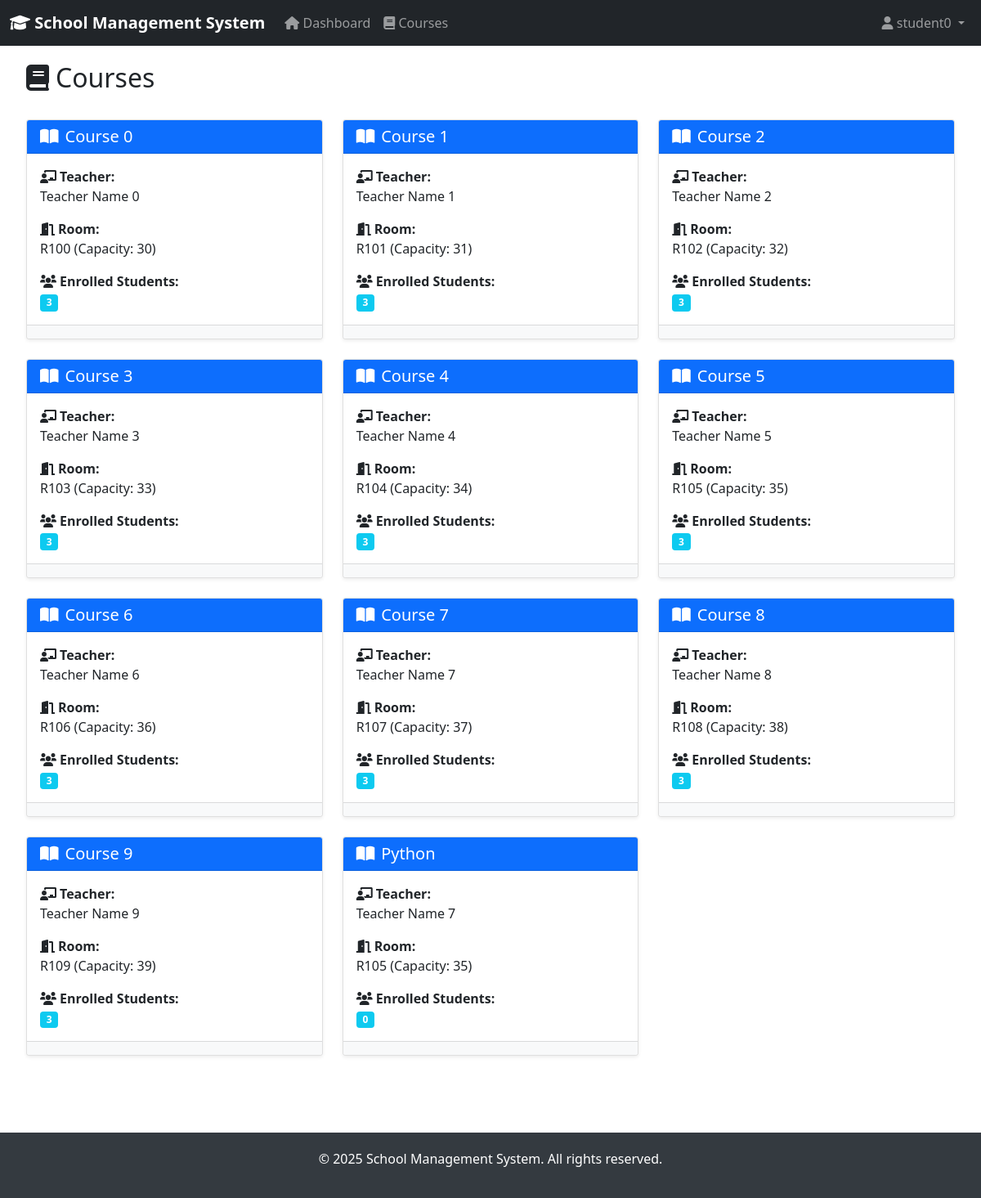
Screenshot of /students/courses/ (signed in) with the database file from the repository.
### students/models.py (models this page shows, shortened)
class Course(models.Model):
    id = models.AutoField(primary_key=True)
    course_name = models.CharField(max_length=100)
    teacher = models.ForeignKey(Teacher, on_delete=models.CASCADE)
    room = models.ForeignKey(Room, on_delete=models.CASCADE)
    students = models.ManyToManyField(Student, through='CourseRegistration')
    class Meta:
        ordering = ['course_name']

class Teacher(models.Model):
    id = models.AutoField(primary_key=True)
    user = models.OneToOneField(User, on_delete=models.CASCADE)
    teacher_id = models.CharField(max_length=20, unique=True)
    full_name = models.CharField(max_length=100)
    subject = models.CharField(max_length=50)
    date_joined = models.DateField()
    class Meta:
        ordering = ['teacher_id']

class Room(models.Model):
    id = models.AutoField(primary_key=True)
    room_number = models.CharField(max_length=10, unique=True)
    capacity = models.IntegerField()
    class Meta:
        ordering = ['room_number']

### students/views.py (the view)
# urls.py: path('courses/', views.course_list, name='course_list'),
@login_required
def course_list(request):
    courses = Course.objects.all().order_by('course_name')
    teachers = Teacher.objects.all()
    rooms = Room.objects.all()
    context = {
        'courses': courses,
        'teachers': teachers,
        'rooms': rooms,
    }
    return render(request, 'students/course_list.html', context)

### accounts/templatetags/auth_tags.py (called while the page is built)
@register.filter
def is_admin(user):
    if user.is_superuser:
        return True
    try:
        return user.userprofile.user_type == 'admin'
    except (AttributeError, UserProfile.DoesNotExist):
        return False

@register.filter
def is_student(user):
    try:
        return user.userprofile.user_type == 'student'
    except (AttributeError, UserProfile.DoesNotExist):
        return False

@register.filter
def is_teacher(user):
    try:
        return user.userprofile.user_type == 'teacher'
    except (AttributeError, UserProfile.DoesNotExist):
        return False

### templates/students/course_list.html (shortened to what this page needs)
{% extends 'base.html' %}
{% load auth_tags %}
{% block content %}
<div class="row">
    <div class="col-12">
        <div class="d-flex justify-content-between align-items-center mb-4">
            <h2><i class="fas fa-book me-2"></i>Courses</h2>
        </div>
        {% if courses %}
            <div class="row">
                {% for course in courses %}
                    <div class="col-md-6 col-lg-4 mb-4">
                        <div class="card h-100 shadow-sm">
                            <div class="card-header bg-primary text-white">
                                <h5 class="card-title mb-0">
                                    <i class="fas fa-book-open me-2"></i>{{ course.course_name }}
                                </h5>
                            </div>
                            <div class="card-body">
                                <p class="card-text">
                                    <strong><i class="fas fa-chalkboard-teacher me-1"></i>Teacher:</strong><br>
                                    {{ course.teacher.full_name }}
                                </p>
                                <p class="card-text">
                                    <strong><i class="fas fa-door-open me-1"></i>Room:</strong><br>
                                    {{ course.room.room_number }} (Capacity: {{ course.room.capacity }})
                                </p>
                                <p class="card-text">
                                    <strong><i class="fas fa-users me-1"></i>Enrolled Students:</strong><br>
                                    <span class="badge bg-info">{{ course.students.count }}</span>
                                </p>
                            </div>
                            <div class="card-footer bg-light">
                            </div>
                        </div>
                    </div>
                {% endfor %}
            </div>
        {% endif %}
    </div>
</div>
{% endblock %}

### templates/base.html (shortened to what this page needs)
{% load auth_tags %}
<!DOCTYPE html>
<html lang="en">
<head>
    <link href="https://cdn.jsdelivr.net/npm/bootstrap@5.1.3/dist/css/bootstrap.min.css" rel="stylesheet">
    <link href="https://cdnjs.cloudflare.com/ajax/libs/font-awesome/6.0.0/css/all.min.css" rel="stylesheet">
</head>
<body>
    <nav class="navbar navbar-expand-lg navbar-dark bg-dark">
        <div class="container-fluid">
            <a class="navbar-brand" href="{% url 'dashboard' %}">
                <i class="fas fa-graduation-cap"></i> School Management System
            </a>
            <div class="collapse navbar-collapse" id="navbarNav">
                <ul class="navbar-nav me-auto">
                    {% if user.is_authenticated %}
                        <li class="nav-item">
                            <a class="nav-link" href="{% url 'dashboard' %}">
                                <i class="fas fa-home"></i> Dashboard
                            </a>
                        </li>
                        <li class="nav-item">
                            <a class="nav-link" href="{% url 'course_list' %}">
                                <i class="fas fa-book"></i> Courses
                            </a>
                        </li>
                    {% endif %}
                </ul>
                <ul class="navbar-nav">
                    {% if user.is_authenticated %}
                        <li class="nav-item dropdown">
                            <a class="nav-link dropdown-toggle" href="#" id="userDropdown" role="button" data-bs-toggle="dropdown">
                                <i class="fas fa-user"></i> {{ user.username }}
                            </a>
                        </li>
                    {% else %}
                        <li class="nav-item">
                            <a class="nav-link" href="{% url 'login' %}">
                                <i class="fas fa-sign-in-alt"></i> Login
                            </a>
                        </li>
                    {% endif %}
                </ul>
            </div>
        </div>
    </nav>
    <div class="container-fluid">
        <div class="row">
            <main class="col-12">
                <div class="content">
                    {% block content %}
                    {% endblock %}
                </div>
            </main>
        </div>
    </div>
    <footer class="footer">
        <div class="container">
            <p>&copy; 2025 School Management System. All rights reserved.</p>
        </div>
    </footer>
</body>
</html>

### templates/base.html (style rules this page uses)
.navbar-brand { font-weight: bold; }
.content { padding: 20px; }
.footer { background-color: #343a40; color: white; text-align: center; padding: 20px 0; margin-top: 50px; }

### rows the page displays
Course: course_name "Course 0", teacher.full_name "Teacher Name 0", room.room_number "R100", room.capacity "30", students.count "3"
Course: course_name "Course 1", teacher.full_name "Teacher Name 1", room.room_number "R101", room.capacity "31", students.count "3"
Course: course_name "Course 2", teacher.full_name "Teacher Name 2", room.room_number "R102", room.capacity "32", students.count "3"
Course: course_name "Course 3", teacher.full_name "Teacher Name 3", room.room_number "R103", room.capacity "33", students.count "3"
Course: course_name "Course 4", teacher.full_name "Teacher Name 4", room.room_number "R104", room.capacity "34", students.count "3"
Course: course_name "Course 5", teacher.full_name "Teacher Name 5", room.room_number "R105", room.capacity "35", students.count "3"
Course: course_name "Course 6", teacher.full_name "Teacher Name 6", room.room_number "R106", room.capacity "36", students.count "3"
Course: course_name "Course 7", teacher.full_name "Teacher Name 7", room.room_number "R107", room.capacity "37", students.count "3"
Course: course_name "Course 8", teacher.full_name "Teacher Name 8", room.room_number "R108", room.capacity "38", students.count "3"
Course: course_name "Course 9", teacher.full_name "Teacher Name 9", room.room_number "R109", room.capacity "39", students.count "3"
Course: course_name "Python", teacher.full_name "Teacher Name 7", room.room_number "R105", room.capacity "35", students.count "0"

### other values shown
{{ user.username }} "student0"
